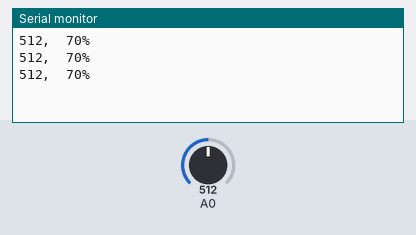
Bench run of a sketch on a simulated Arduino Uno, built with avr-gcc and run on an emulated ATmega328P. Shown: the last lines printed to the serial monitor. Inputs (shaded band) come from the test bench; at power-on: A0 = 512.

Above: at 1.2 s.
1.3 s: A0 set to 716
At 1.86 s:
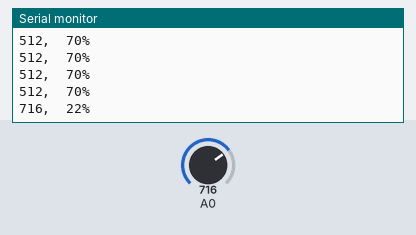
2.8 s: A0 set to 900
At 3.06 s:
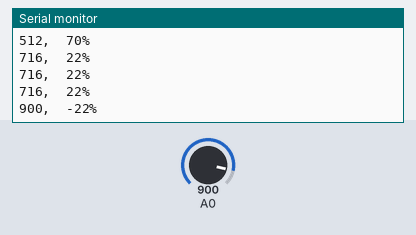
Timing chart, 0 to 5.8 s (numbered marks = the images above; inputs shaded):
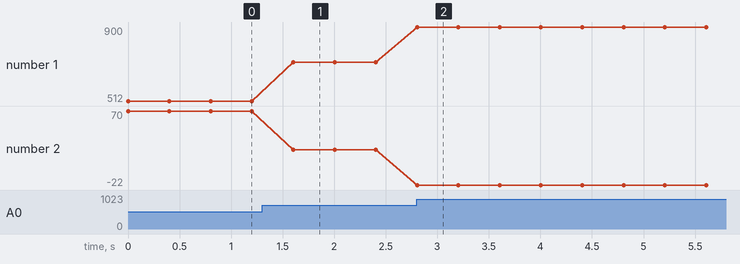

Measured:
- after the input at 1.3 s, the serial monitor: prints a new line after 0.30 s (image 1)
- after the input at 2.8 s, the serial monitor: prints a new line at once (image 2)
- plotted number 1: 512 → 716 after the input at 1.3 s, 716 → 900 after the input at 2.8 s
- plotted number 2: 70 → 22 after the input at 1.3 s, 22 → -22 after the input at 2.8 s

The sketch:

capacitiveHumiditySensor.ino
```cpp
//A0 Value1: Air = 812;
//A0 Value2: Water = 416;
const int wet = 386;
const int dry = 805;
void setup(){
  Serial.begin(9600);
}
void loop()
 {
   int sensorVal = analogRead(A0);

   int percentageHumididy = map(sensorVal, wet, dry, 100, 0);

   Serial.print(sensorVal);
   Serial.print(",  ");
   Serial.print(percentageHumididy);
   Serial.println("%");

   delay(400);
 }
```
